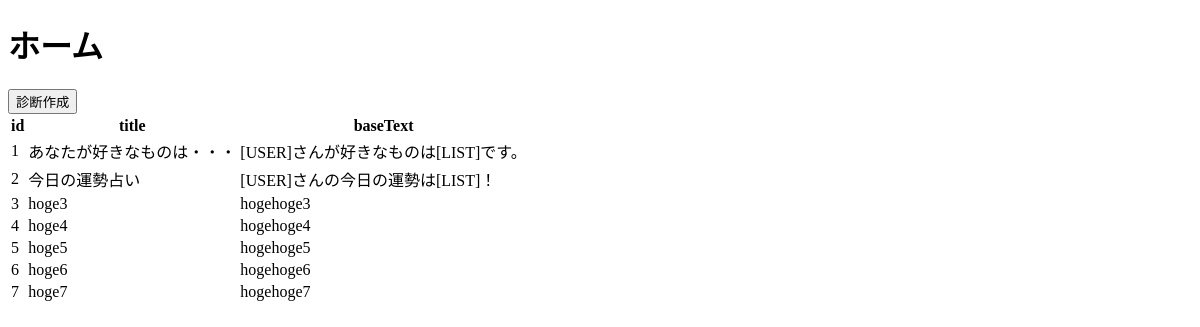
Before: / with the older database file.
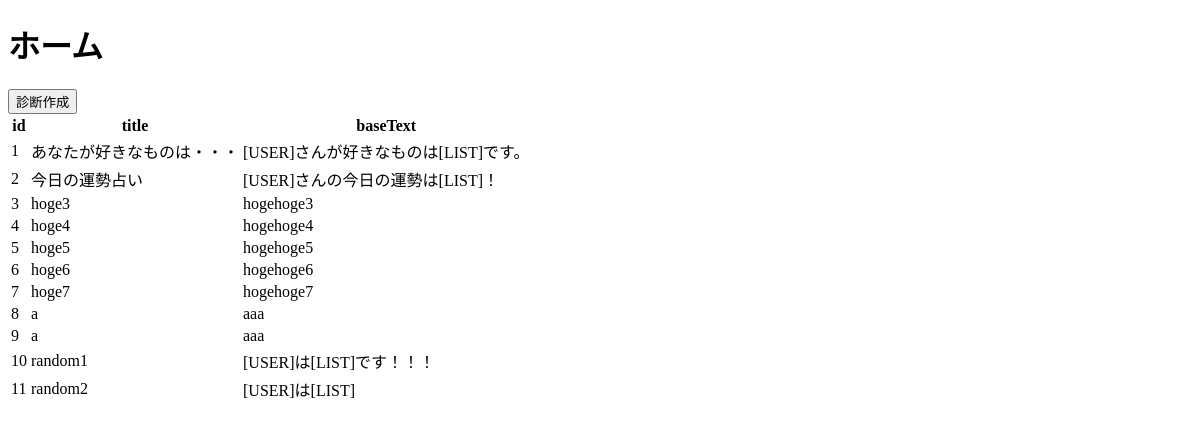
After: the same page with the newer database file.
### diagnostics_maker/control/db_accessor.py (models this page shows)
class Diagnostic(Base):
    __tablename__ = "diagnostics"
    id = Column(Integer, primary_key=True)
    title = Column(String(100))
    baseText = Column(String(500))

### diagnostics_maker/views/home.py (the view)
@mod.route("/")
def index():
    db = DbAccessor()
    all_diag = db.session.query(Diagnostic).all()
    return render_template("home.html", all_diag=all_diag)

### diagnostics_maker/templates/home.html (shortened to what this page needs)
<!DOCTYPE html>
    <body>
        <h1>ホーム</h1>
        <form action="/make" method="post">
            <button type="submit">診断作成</button>
        </form>
        <table class="table table-striped table-hover">
            <tr>
                <th>id</th>
                <th>title</th>
                <th>baseText</th>
                <th> </th>
            </tr>
            {% for diag in all_diag %}
            <tr>
                <td>{{ diag.id }}</td>
                <td>{{ diag.title }}</td>
                <td>{{ diag.baseText }}</td>
            </tr>
            {% endfor %}
        </table>
    </body>
</html>

Changed rows visible on the page:
added Diagnostic: id "8", title "a", baseText "aaa"
added Diagnostic: id "9", title "a", baseText "aaa"
added Diagnostic: id "10", title "random1", baseText "[USER]は[LIST]です！！！"
added Diagnostic: id "11", title "random2", baseText "[USER]は[LIST]"
